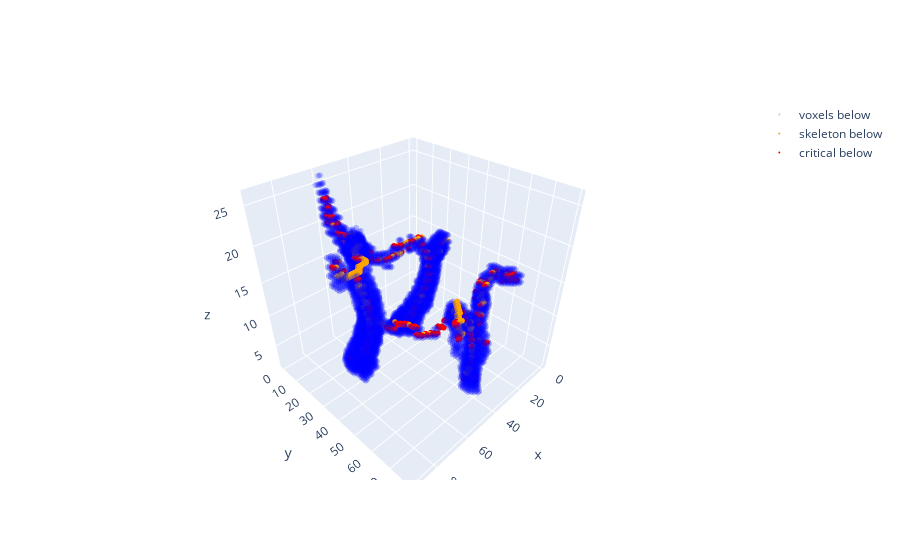

Notebook code for this chart:
### Code cell
MC = mc.MorseComplex(distance_foreground)
MC.process_lower_stars(10, 10, 10, 0)

MC.cancel_pairs_below_in_dim(dim=2, threshold=0, print=True)

MC.extract_morse_skeleton_below(1, 3)
plot_morse_skeleton(MC, distance_foreground, 0)

### Figure 1 — Plotly figure (JSON) as saved in the notebook; plotly's stock layout.template omitted (floating-point values rounded to 4 significant figures; data arrays with more than 128 entries replaced by an {"elided": "..."} marker saying what was removed)
{"data": [{"marker": {"color": "blue", "size": 2}, "mode": "markers", "name": "voxels below", "opacity": 0.25, "type": "scatter3d", "x": {"elided": "6719 int values"}, "y": {"elided": "6719 int values"}, "z": {"elided": "6719 int values"}}, {"marker": {"color": "orange", "size": 2}, "mode": "markers", "name": "skeleton below", "type": "scatter3d", "x": {"elided": "389 int values"}, "y": {"elided": "389 int values"}, "z": {"elided": "389 int values"}}, {"marker": {"color": "red", "size": 2}, "mode": "markers", "name": "critical below", "type": "scatter3d", "x": {"elided": "383 int values"}, "y": {"elided": "383 int values"}, "z": {"elided": "383 int values"}}], "layout": {"scene": {"aspectmode": "manual", "aspectratio": {"x": 1, "y": 1, "z": 1}}}}
